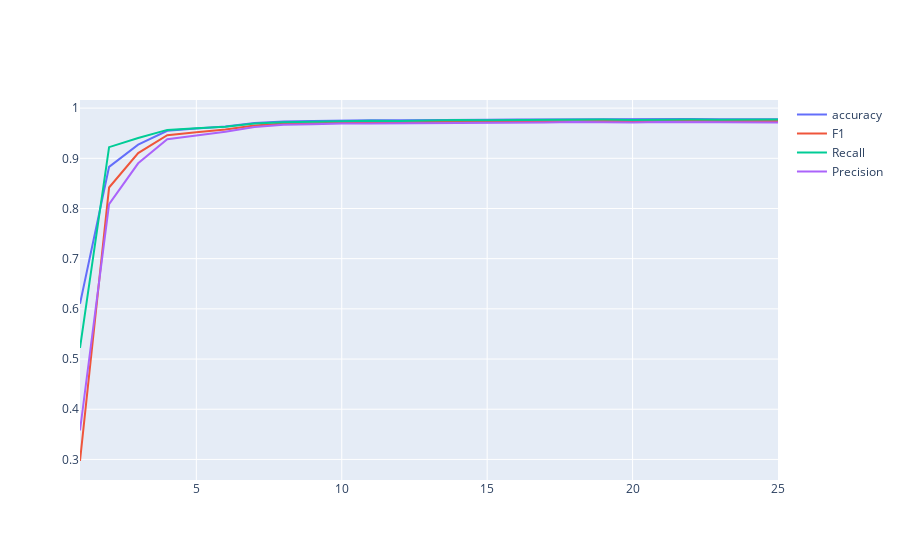

Notebook code cell kept with this figure:
### Code cell
acc_lst = [x[0] for x in star_mets]
f1_lst = [x[1] for x in star_mets]
prec_lst = [x[2] for x in star_mets]
recall_lst = [x[3] for x in star_mets]



fig = go.Figure()
fig.add_trace(go.Scatter(x=depths, y=acc_lst, name="accuracy"))
fig.add_trace(go.Scatter(x=depths, y=f1_lst, name="F1"))
fig.add_trace(go.Scatter(x=depths, y=recall_lst, name="Recall"))
fig.add_trace(go.Scatter(x=depths, y=prec_lst, name="Precision"))
fig.write_image("images/fig_stars_depth.pdf")
fig.show()

### Figure 1 — Plotly figure (JSON) as saved in the notebook; plotly's stock layout.template omitted (floating-point values rounded to 4 significant figures)
{"data": [{"name": "accuracy", "type": "scatter", "x": [1, 2, 3, 4, 5, 6, 7, 8, 9, 10, 11, 12, 13, 14, 15, 16, 17, 18, 19, 20, 21, 22, 23, 24, 25], "y": [0.6102, 0.8829, 0.9271, 0.9548, 0.9593, 0.9635, 0.9704, 0.9734, 0.9741, 0.9753, 0.9758, 0.9756, 0.9764, 0.9771, 0.977, 0.9772, 0.9774, 0.9783, 0.978, 0.9774, 0.9782, 0.9782, 0.9778, 0.9778, 0.9779]}, {"name": "F1", "type": "scatter", "x": [1, 2, 3, 4, 5, 6, 7, 8, 9, 10, 11, 12, 13, 14, 15, 16, 17, 18, 19, 20, 21, 22, 23, 24, 25], "y": [0.2969, 0.8418, 0.9105, 0.9461, 0.9519, 0.9573, 0.9655, 0.9692, 0.9701, 0.9714, 0.9719, 0.9717, 0.9726, 0.9734, 0.9732, 0.9735, 0.9737, 0.9747, 0.9743, 0.9737, 0.9746, 0.9746, 0.9741, 0.9741, 0.9743]}, {"name": "Recall", "type": "scatter", "x": [1, 2, 3, 4, 5, 6, 7, 8, 9, 10, 11, 12, 13, 14, 15, 16, 17, 18, 19, 20, 21, 22, 23, 24, 25], "y": [0.5221, 0.9222, 0.9403, 0.9566, 0.9597, 0.9627, 0.9692, 0.9719, 0.9728, 0.9737, 0.9747, 0.9741, 0.9753, 0.9763, 0.976, 0.9763, 0.9764, 0.9775, 0.9773, 0.9764, 0.9771, 0.9771, 0.9766, 0.9769, 0.9775]}, {"name": "Precision", "type": "scatter", "x": [1, 2, 3, 4, 5, 6, 7, 8, 9, 10, 11, 12, 13, 14, 15, 16, 17, 18, 19, 20, 21, 22, 23, 24, 25], "y": [0.3577, 0.8086, 0.89, 0.9379, 0.9455, 0.9528, 0.9625, 0.9669, 0.9678, 0.9694, 0.9695, 0.9696, 0.9702, 0.9708, 0.9707, 0.971, 0.9713, 0.9721, 0.9717, 0.9712, 0.9723, 0.9724, 0.9719, 0.9716, 0.9715]}], "layout": {}}
